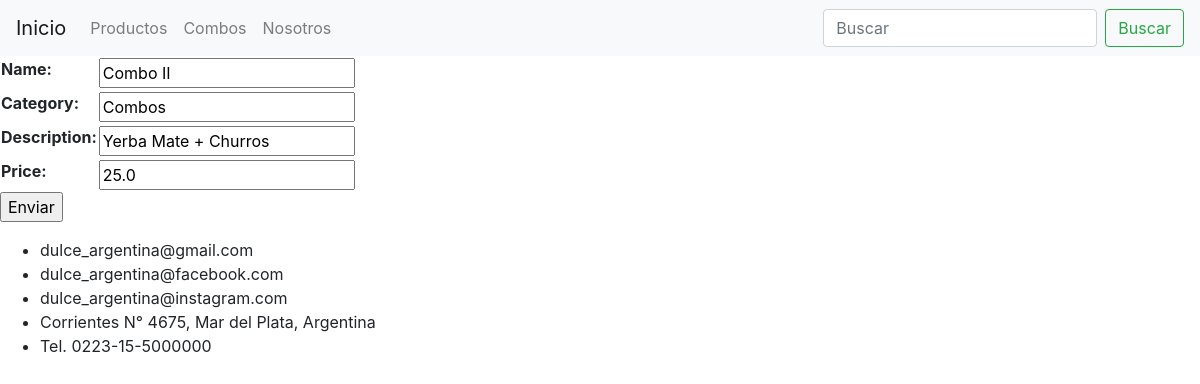
Page /products/update-combo/2/ on the committed database.
### products/models.py (models this page shows, shortened)
class Combos(models.Model):
    name = models.CharField(max_length=20)
    category = models.CharField(max_length=25)
    description = models.CharField(max_length=250)
    price = models.FloatField()
    is_active = models.BooleanField(default=True)
    class Meta:
        verbose_name = 'Combo'
        verbose_name_plural = 'Combos'

### products/views.py (the view)
# urls.py: path('update-combo/<int:pk>/', update_combo, name='update_combo'),
def update_combo(request, pk):
    if request.method == 'POST':
        form = CreateCombos(request.POST)
        if form.is_valid():
            combo = Combos.objects.get(id=pk)
            combo.name = form.cleaned_data['name']
            combo.category = form.cleaned_data['category']
            combo.description = form.cleaned_data['description']
            combo.price = form.cleaned_data['price']
            combo.save()
            return redirect(list_combos)
    elif request.method == 'GET':
        combo = Combos.objects.get(id=pk)
        form = CreateCombos(initial={'name':combo.name,
                                     'category':combo.category,
                                     'description':combo.description,
                                     'price':combo.price
                                     })
        context = {
            'form' : form
        }
        return render(request, 'products/update-combo.html', context=context)

### products/forms.py
class  CreateCombos(forms.Form):
    name = forms.CharField(max_length=40)
    category = forms.CharField(max_length=30)
    description = forms.CharField(max_length=250)
    price = forms.FloatField()

### templates/products/update-combo.html (shortened to what this page needs)
{% extends 'base.html' %}
{% block contenido_que_cambia %}
    <form action="" method="POST">
        <table>
            {{form.as_table}}
        </table>
        <p><input type="submit" value="Enviar"></p>
    </form>
{% endblock %}

### rows in the picture
Combos: name "Combo II", category "Combos", description "Yerba Mate + Churros", price "25.0"
